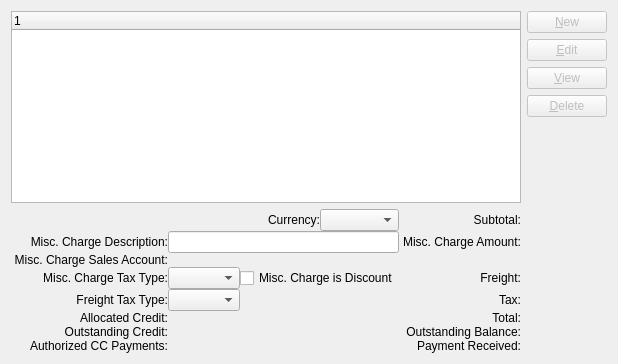
     <widget class="QWidget" name="lineItemsTab">
      <attribute name="title">
       <string>Line Items</string>
      </attribute>
      <layout class="QGridLayout" name="gridLayout_9">
       <item row="0" column="0">
        <widget class="XTreeWidget" name="_invcitem"/>
       </item>
       <item row="0" column="1" rowspan="2">
        <layout class="QVBoxLayout">
         <item>
          <widget class="QPushButton" name="_new">
           <property name="enabled">
            <bool>false</bool>
           </property>
           <property name="text">
            <string>&amp;New</string>
           </property>
           <property name="autoDefault">
            <bool>true</bool>
           </property>
          </widget>
         </item>
         <item>
          <widget class="QPushButton" name="_edit">
           <property name="enabled">
            <bool>false</bool>
           </property>
           <property name="text">
            <string>&amp;Edit</string>
           </property>
           <property name="autoDefault">
            <bool>true</bool>
           </property>
          </widget>
         </item>
         <item>
          <widget class="QPushButton" name="_view">
           <property name="enabled">
            <bool>false</bool>
           </property>
           <property name="text">
            <string>&amp;View</string>
           </property>
           <property name="autoDefault">
            <bool>true</bool>
           </property>
          </widget>
         </item>
         <item>
          <widget class="QPushButton" name="_delete">
           <property name="enabled">
            <bool>false</bool>
           </property>
           <property name="text">
            <string>&amp;Delete</string>
           </property>
           <property name="autoDefault">
            <bool>true</bool>
           </property>
          </widget>
         </item>
         <item>
          <spacer>
           <property name="orientation">
            <enum>Qt::Vertical</enum>
           </property>
           <property name="sizeType">
            <enum>QSizePolicy::Expanding</enum>
           </property>
           <property name="sizeHint" stdset="0">
            <size>
             <width>20</width>
             <height>93</height>
            </size>
           </property>
          </spacer>
         </item>
        </layout>
       </item>
       <item row="1" column="0">
        <layout class="QGridLayout" name="gridLayout_10">
         <property name="spacing">
          <number>0</number>
         </property>
         <item row="0" column="2">
          <layout class="QHBoxLayout">
           <property name="spacing">
            <number>0</number>
           </property>
           <item>
            <widget class="QLabel" name="_custCurrencyLit">
             <property name="text">
              <string>Currency:</string>
             </property>
             <property name="alignment">
              <set>Qt::AlignRight|Qt::AlignTrailing|Qt::AlignVCenter</set>
             </property>
             <property name="buddy">
              <cstring>_custCurrency</cstring>
             </property>
            </widget>
           </item>
           <item>
            <widget class="XComboBox" name="_custCurrency">
             <property name="enabled">
              <bool>true</bool>
             </property>
             <property name="type">
              <enum>XComboBox::Currencies</enum>
             </property>
            </widget>
           </item>
          </layout>
         </item>
         <item row="0" column="3">
          <widget class="QLabel" name="_subtotalLit">
           <property name="sizePolicy">
            <sizepolicy hsizetype="Preferred" vsizetype="Preferred">
             <horstretch>0</horstretch>
             <verstretch>0</verstretch>
            </sizepolicy>
           </property>
           <property name="text">
            <string>Subtotal:</string>
           </property>
           <property name="alignment">
            <set>Qt::AlignRight|Qt::AlignTrailing|Qt::AlignVCenter</set>
           </property>
          </widget>
         </item>
         <item row="0" column="4">
          <widget class="CurrDisplay" name="_subtotal">
           <property name="sizePolicy">
            <sizepolicy hsizetype="Preferred" vsizetype="Fixed">
             <horstretch>0</horstretch>
             <verstretch>0</verstretch>
            </sizepolicy>
           </property>
           <property name="maximumSize">
            <size>
             <width>200</width>
             <height>32767</height>
            </size>
           </property>
          </widget>
         </item>
         <item row="1" column="0">
          <widget class="QLabel" name="_miscChargeDescriptionLit">
           <property name="text">
            <string>Misc. Charge Description:</string>
           </property>
           <property name="alignment">
            <set>Qt::AlignRight|Qt::AlignTrailing|Qt::AlignVCenter</set>
           </property>
           <property name="buddy">
            <cstring>_miscChargeDescription</cstring>
           </property>
          </widget>
         </item>
         <item row="1" column="1" colspan="2">
          <widget class="XLineEdit" name="_miscChargeDescription"/>
         </item>
         <item row="1" column="3">
          <widget class="QLabel" name="_miscChargeAmountLit">
           <property name="sizePolicy">
            <sizepolicy hsizetype="Preferred" vsizetype="Preferred">
             <horstretch>0</horstretch>
             <verstretch>0</verstretch>
            </sizepolicy>
           </property>
           <property name="text">
            <string> Misc. Charge Amount:</string>
           </property>
           <property name="alignment">
            <set>Qt::AlignRight|Qt::AlignTrailing|Qt::AlignVCenter</set>
           </property>
           <property name="buddy">
            <cstring>_billToAddr</cstring>
           </property>
          </widget>
         </item>
         <item row="1" column="4">
          <widget class="CurrCluster" name="_miscAmount">
           <property name="sizePolicy">
            <sizepolicy hsizetype="Preferred" vsizetype="Fixed">
             <horstretch>0</horstretch>
             <verstretch>0</verstretch>
            </sizepolicy>
           </property>
           <property name="maximumSize">
            <size>
             <width>200</width>
             <height>32767</height>
            </size>
           </property>
           <property name="baseVisible">
            <bool>false</bool>
           </property>
           <property name="currencyEditable" stdset="0">
            <bool>false</bool>
           </property>
           <property name="currencyVisible">
            <bool>false</bool>
           </property>
          </widget>
         </item>
         <item row="2" column="0">
          <widget class="QLabel" name="_miscChargeAccountLit">
           <property name="sizePolicy">
            <sizepolicy hsizetype="Preferred" vsizetype="Preferred">
             <horstretch>0</horstretch>
             <verstretch>0</verstretch>
            </sizepolicy>
           </property>
           <property name="text">
            <string> Misc. Charge Sales Account:</string>
           </property>
           <property name="alignment">
            <set>Qt::AlignRight|Qt::AlignTrailing|Qt::AlignVCenter</set>
           </property>
          </widget>
         </item>
         <item row="2" column="1" colspan="2">
          <widget class="GLCluster" name="_miscChargeAccount"/>
         </item>
         <item row="3" column="0">
          <widget class="QLabel" name="_miscChargeTaxtypeLit">
           <property name="text">
            <string>Misc. Charge Tax Type:</string>
           </property>
           <property name="alignment">
            <set>Qt::AlignRight|Qt::AlignTrailing|Qt::AlignVCenter</set>
           </property>
          </widget>
         </item>
         <item row="3" column="1">
          <widget class="XComboBox" name="_miscChargeTaxtype">
           <property name="type">
            <enum>XComboBox::TaxTypes</enum>
           </property>
          </widget>
         </item>
         <item row="3" column="2">
          <widget class="XCheckBox" name="_miscChargeDiscount">
           <property name="text">
            <string>Misc. Charge is Discount</string>
           </property>
          </widget>
         </item>
         <item row="4" column="0">
          <widget class="QLabel" name="_freightTaxtypeLit">
           <property name="text">
            <string>Freight Tax Type:</string>
           </property>
           <property name="alignment">
            <set>Qt::AlignRight|Qt::AlignTrailing|Qt::AlignVCenter</set>
           </property>
          </widget>
         </item>
         <item row="4" column="1">
          <widget class="XComboBox" name="_freightTaxtype">
           <property name="type">
            <enum>XComboBox::TaxTypes</enum>
           </property>
          </widget>
         </item>
         <item row="5" column="1">
          <widget class="CurrDisplay" name="_allocatedCM">
           <property name="sizePolicy">
            <sizepolicy hsizetype="Preferred" vsizetype="Fixed">
             <horstretch>0</horstretch>
             <verstretch>0</verstretch>
            </sizepolicy>
           </property>
           <property name="maximumSize">
            <size>
             <width>100</width>
             <height>32767</height>
            </size>
           </property>
          </widget>
         </item>
         <item row="3" column="3">
          <widget class="QLabel" name="_freightLit">
           <property name="text">
            <string>Freight:</string>
           </property>
           <property name="alignment">
            <set>Qt::AlignRight|Qt::AlignTrailing|Qt::AlignVCenter</set>
           </property>
           <property name="buddy">
            <cstring>_freight</cstring>
           </property>
          </widget>
         </item>
         <item row="3" column="4">
          <widget class="CurrCluster" name="_freight">
           <property name="sizePolicy">
            <sizepolicy hsizetype="Preferred" vsizetype="Fixed">
             <horstretch>0</horstretch>
             <verstretch>0</verstretch>
            </sizepolicy>
           </property>
           <property name="maximumSize">
            <size>
             <width>200</width>
             <height>32767</height>
            </size>
           </property>
           <property name="baseVisible">
            <bool>false</bool>
           </property>
           <property name="currencyEditable" stdset="0">
            <bool>false</bool>
           </property>
           <property name="currencyVisible">
            <bool>false</bool>
           </property>
          </widget>
         </item>
         <item row="6" column="0">
          <widget class="QLabel" name="_outstandingCMLit">
           <property name="text">
            <string>Outstanding Credit:</string>
           </property>
           <property name="alignment">
            <set>Qt::AlignRight|Qt::AlignTrailing|Qt::AlignVCenter</set>
           </property>
          </widget>
         </item>
         <item row="6" column="1">
          <widget class="CurrDisplay" name="_outstandingCM">
           <property name="sizePolicy">
            <sizepolicy hsizetype="Preferred" vsizetype="Fixed">
             <horstretch>0</horstretch>
             <verstretch>0</verstretch>
            </sizepolicy>
           </property>
           <property name="maximumSize">
            <size>
             <width>100</width>
             <height>32767</height>
            </size>
           </property>
          </widget>
         </item>
         <item row="4" column="3">
          <widget class="XLabel" name="_taxLit">
           <property name="text">
            <string>Tax:</string>
           </property>
           <property name="alignment">
            <set>Qt::AlignRight|Qt::AlignTrailing|Qt::AlignVCenter</set>
           </property>
           <property name="url" stdset="0">
            <string>tax</string>
           </property>
          </widget>
         </item>
         <item row="4" column="4">
          <widget class="TaxDisplay" name="_tax">
           <property name="sizePolicy">
            <sizepolicy hsizetype="Preferred" vsizetype="Fixed">
             <horstretch>0</horstretch>
             <verstretch>0</verstretch>
            </sizepolicy>
           </property>
           <property name="maximumSize">
            <size>
             <width>200</width>
             <height>32767</height>
            </size>
           </property>
           <property name="type">
            <string>INV</string>
           </property>
          </widget>
         </item>
         <item row="7" column="0">
          <widget class="QLabel" name="_authCCLit">
           <property name="text">
            <string>Authorized CC Payments:</string>
           </property>
           <property name="alignment">
            <set>Qt::AlignRight|Qt::AlignTrailing|Qt::AlignVCenter</set>
           </property>
          </widget>
         </item>
         <item row="7" column="1">
          <widget class="CurrDisplay" name="_authCC">
           <property name="sizePolicy">
            <sizepolicy hsizetype="Preferred" vsizetype="Fixed">
             <horstretch>0</horstretch>
             <verstretch>0</verstretch>
            </sizepolicy>
           </property>
           <property name="maximumSize">
            <size>
             <width>100</width>
             <height>32767</height>
            </size>
           </property>
          </widget>
         </item>
         <item row="5" column="3">
          <widget class="QLabel" name="_totalLit">
           <property name="text">
            <string>Total:</string>
           </property>
           <property name="alignment">
            <set>Qt::AlignRight|Qt::AlignTrailing|Qt::AlignVCenter</set>
           </property>
           <property name="margin">
            <number>1</number>
           </property>
           <property name="buddy">
            <cstring>_total</cstring>
           </property>
          </widget>
         </item>
         <item row="5" column="4">
          <widget class="CurrDisplay" name="_total"/>
         </item>
         <item row="6" column="3">
          <widget class="QLabel" name="_balanceLit">
           <property name="text">
            <string>Outstanding Balance:</string>
           </property>
           <property name="alignment">
            <set>Qt::AlignRight|Qt::AlignTrailing|Qt::AlignVCenter</set>
           </property>
          </widget>
         </item>
         <item row="6" column="4">
          <widget class="CurrDisplay" name="_balance"/>
         </item>
         <item row="7" column="4">
          <widget class="CurrCluster" name="_payment">
           <property name="maximumSize">
            <size>
             <width>200</width>
             <height>32767</height>
            </size>
           </property>
           <property name="currencyEditable" stdset="0">
            <bool>false</bool>
           </property>
           <property name="currencyVisible">
            <bool>false</bool>
           </property>
          </widget>
         </item>
         <item row="7" column="3">
          <widget class="QLabel" name="_paymentLit">
           <property name="text">
            <string>Payment Received:</string>
           </property>
           <property name="alignment">
            <set>Qt::AlignRight|Qt::AlignTrailing|Qt::AlignVCenter</set>
           </property>
           <property name="buddy">
            <cstring>_payment</cstring>
           </property>
          </widget>
         </item>
         <item row="5" column="0">
          <widget class="XURLLabel" name="_allocatedCMLit">
           <property name="text">
            <string>Allocated Credit:</string>
           </property>
           <property name="alignment">
            <set>Qt::AlignRight|Qt::AlignTrailing|Qt::AlignVCenter</set>
           </property>
          </widget>
         </item>
        </layout>
       </item>
      </layout>
     </widget>
